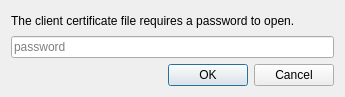
<?xml version="1.0" encoding="UTF-8"?>
<ui version="4.0">
 <class>ClientCertificatePasswordDialog</class>
 <widget class="QDialog" name="ClientCertificatePasswordDialog">
  <property name="geometry">
   <rect>
    <x>0</x>
    <y>0</y>
    <width>345</width>
    <height>97</height>
   </rect>
  </property>
  <property name="windowTitle">
   <string>Enter password for certificate</string>
  </property>
  <layout class="QVBoxLayout" name="verticalLayout">
   <item>
    <widget class="QLabel" name="preamble">
     <property name="text">
      <string>The client certificate file requires a password to open.</string>
     </property>
    </widget>
   </item>
   <item>
    <widget class="QLineEdit" name="passwordEdit">
     <property name="echoMode">
      <enum>QLineEdit::Password</enum>
     </property>
     <property name="placeholderText">
      <string>password</string>
     </property>
    </widget>
   </item>
   <item>
    <widget class="QDialogButtonBox" name="buttonBox">
     <property name="orientation">
      <enum>Qt::Horizontal</enum>
     </property>
     <property name="standardButtons">
      <set>QDialogButtonBox::Cancel|QDialogButtonBox::Ok</set>
     </property>
    </widget>
   </item>
  </layout>
 </widget>
 <resources/>
 <connections>
  <connection>
   <sender>buttonBox</sender>
   <signal>accepted()</signal>
   <receiver>ClientCertificatePasswordDialog</receiver>
   <slot>accept()</slot>
   <hints>
    <hint type="sourcelabel">
     <x>224</x>
     <y>183</y>
    </hint>
    <hint type="destinationlabel">
     <x>157</x>
     <y>96</y>
    </hint>
   </hints>
  </connection>
  <connection>
   <sender>buttonBox</sender>
   <signal>rejected()</signal>
   <receiver>ClientCertificatePasswordDialog</receiver>
   <slot>reject()</slot>
   <hints>
    <hint type="sourcelabel">
     <x>292</x>
     <y>183</y>
    </hint>
    <hint type="destinationlabel">
     <x>286</x>
     <y>96</y>
    </hint>
   </hints>
  </connection>
  <connection>
   <sender>passwordEdit</sender>
   <signal>returnPressed()</signal>
   <receiver>ClientCertificatePasswordDialog</receiver>
   <slot>accept()</slot>
   <hints>
    <hint type="sourcelabel">
     <x>172</x>
     <y>150</y>
    </hint>
    <hint type="destinationlabel">
     <x>172</x>
     <y>100</y>
    </hint>
   </hints>
  </connection>
 </connections>
</ui>
